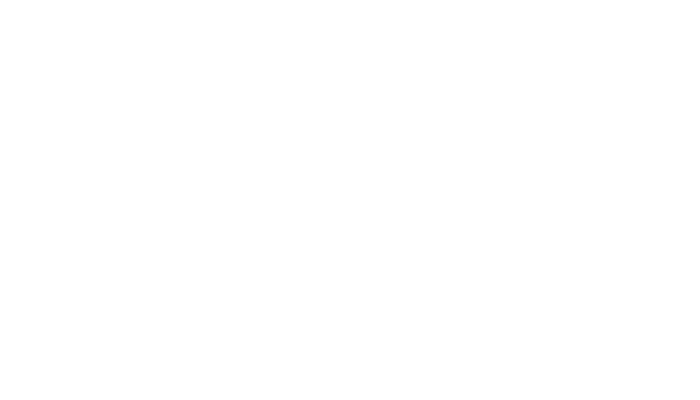
Frame 1 (no input)
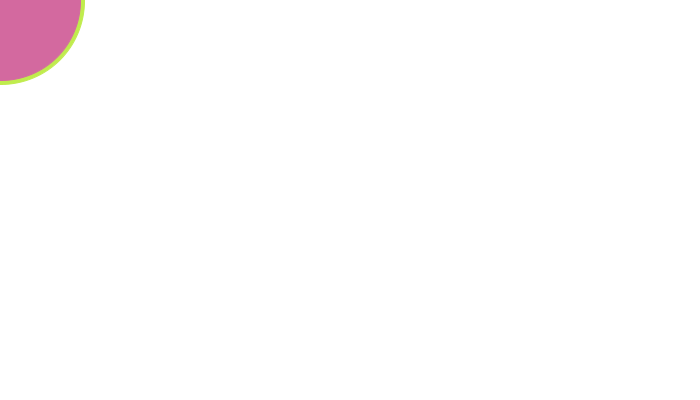
Frame 60 (the mouse pressed at the canvas centre just before this capture)
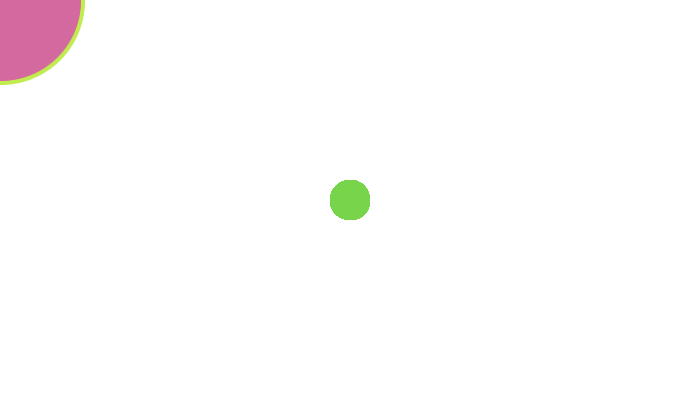
Frame 120 (the mouse held since frame 60 and released just before this capture)

The Processing sketch that drew these frames (run headless with seeded random() and noise(); from frame 60 on, the mouse is pressed at the canvas centre):

// Processing sketch: processing_136457
// ── processing_136457.pde

boolean flipFlop = false;
float circleA;
float circleB;
float circleC;
float circleD;
float changeA;
float changeB;
 
void setup() {
  size(700, 400);
  background(255, 255, 255);
}
 
void draw() {
  if (mousePressed) {
    fill(circleA, circleB, circleC);
  } 
  else {
    fill (color(circleA, circleB, circleC));
    circleA = random(0, 255);
    circleB = random(0, 255);
    circleC = random(0, 255);
    circleD = random(5, 175);
  }
  ellipse(mouseX, mouseY, changeA, changeB);
  stroke(color(circleA, circleB, circleC));
  changeA = circleD;
  changeB = circleD;
}
